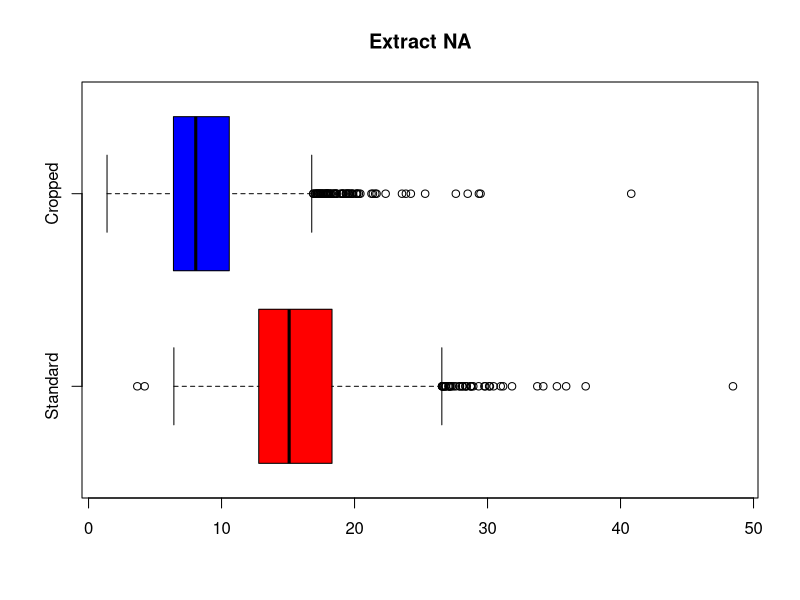
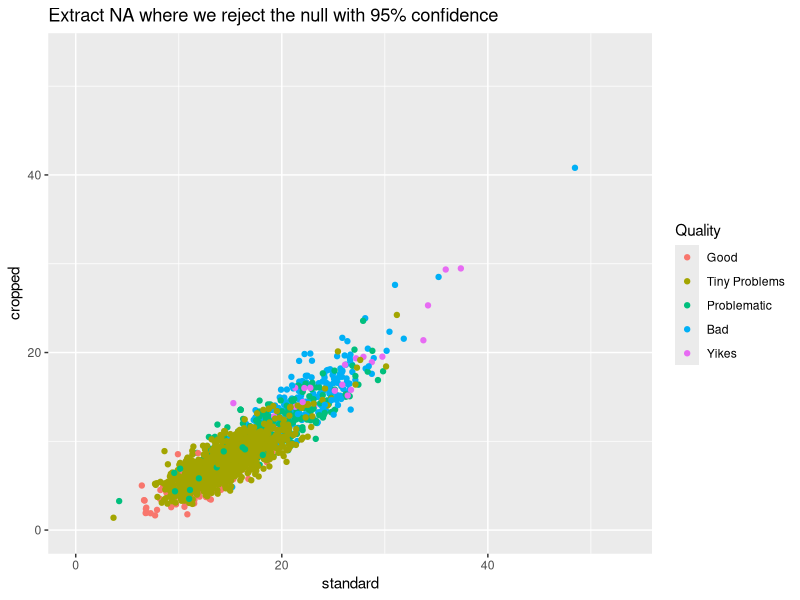
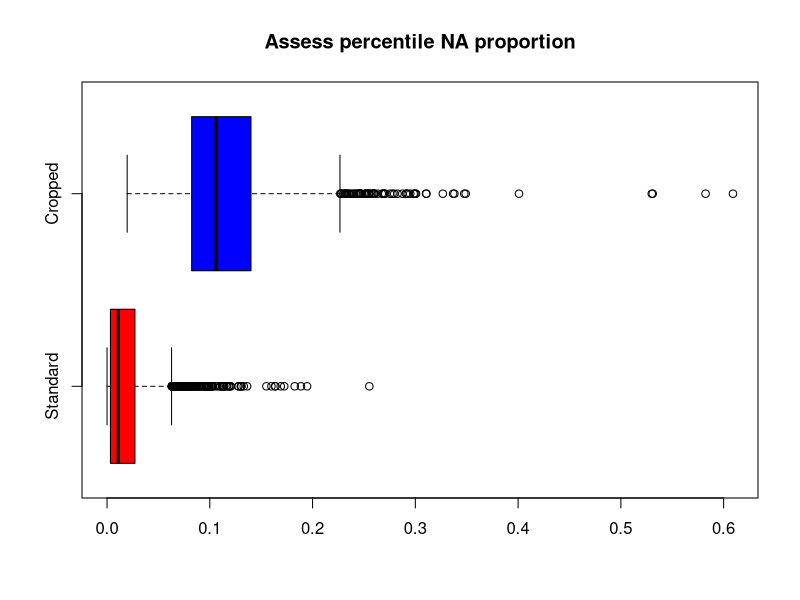
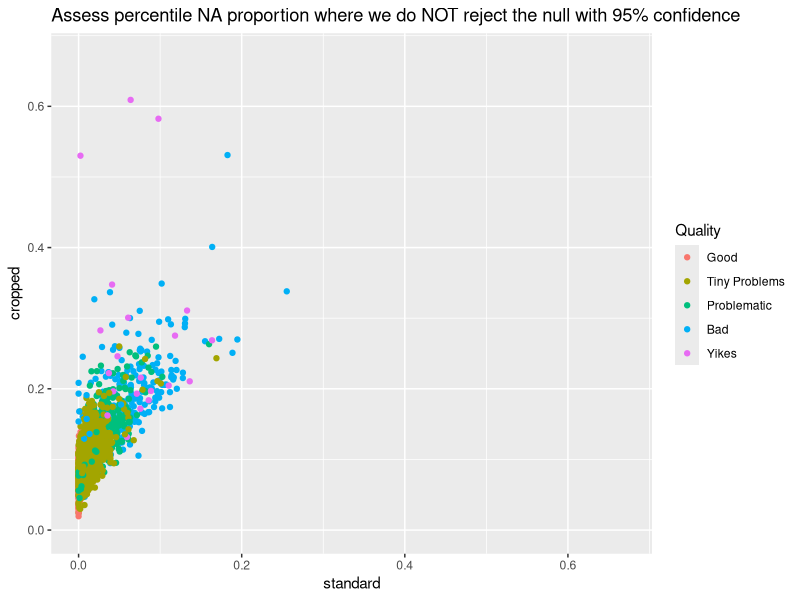
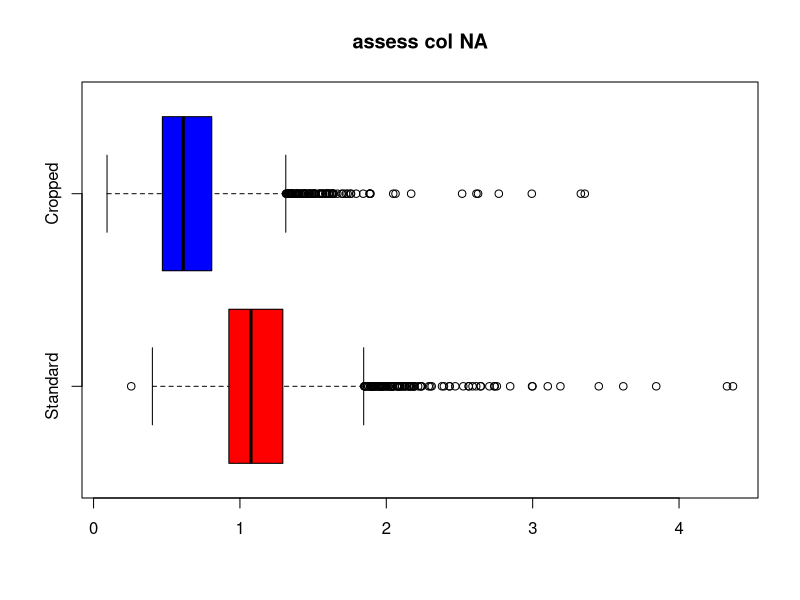
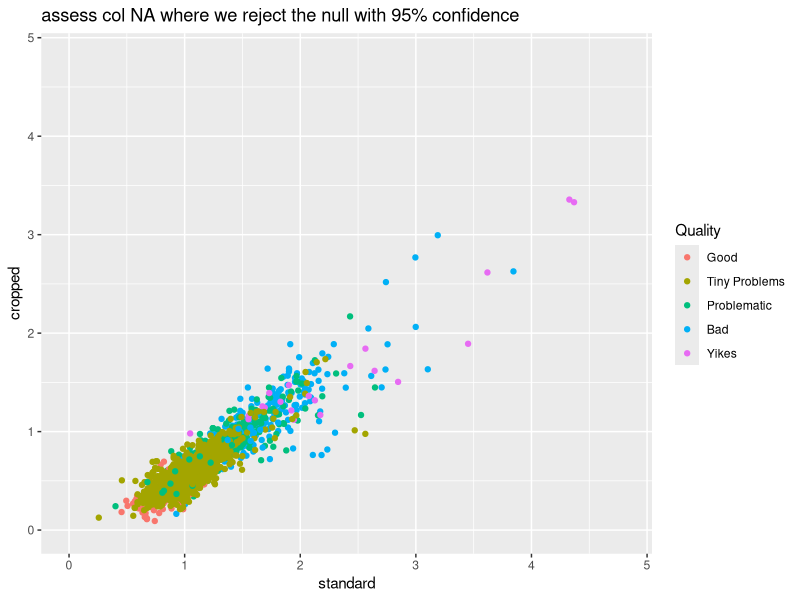
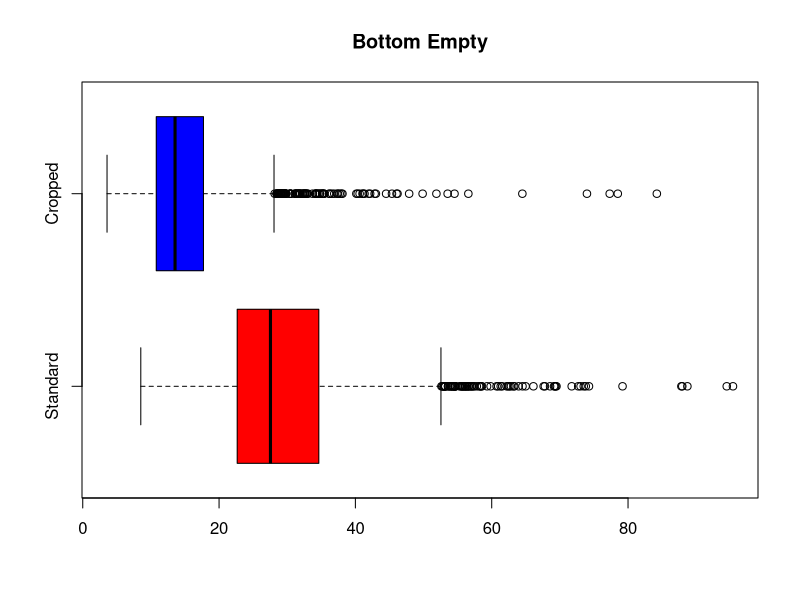
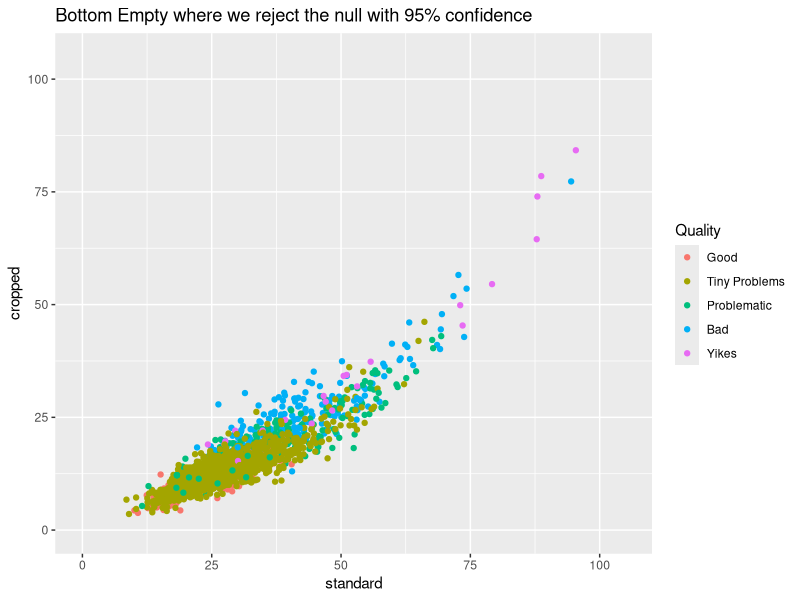

Recreate these plots in R, in order.
## ---- chunk 1
knitr::opts_chunk$set(echo = TRUE)
library(fastDummies)
library(tidyverse)
library(ggplot2)

## ---- chunk 2
setwd("C:/Users/black/Desktop/Craig")
full_data = read.csv("std_and_cropped_data_12_20_2022.csv", header = TRUE)

## ---- chunk 3

full_data = full_data %>% mutate(
  Quality = factor(Quality, levels=c("Good", "Tiny Problems", "Problematic", "Bad", "Yikes")),
  Problem = factor(Problem)
)

## ---- chunk 4
comparison <- function(standard, cropped, feature) {

scatTitle = paste(feature)
# mean difference test
SS = var(standard)
RR = qf(0.975, 1849, 1849)
SC = var(cropped)
ts = SS/SC
if (abs(ts) >= RR) {
  scatTitle = paste(scatTitle, "where we reject the null with 95% confidence")
} else {
  scatTitle = paste(scatTitle, "where we do NOT reject the null with 95% confidence")
}

upper = max(max(standard), max(cropped))
upper = upper * 1.1
scatty = full_data %>% ggplot(aes(x=standard, y=cropped, col=Quality)) +
  geom_point() +
  xlim(0,upper) +
  ylim(0,upper) +
  ggtitle(scatTitle)

boxy = boxplot(standard, cropped,
        horizontal = TRUE,
        main = feature,
        names = c("Standard", "Cropped"),
        col = c("red", "blue"))
        
print(scatty)
boxy
df = data.frame(min = numeric(),
                firstQ = numeric(),
                med = numeric(),
                mean = numeric(),
                thirdQ = numeric(),
                max = numeric())
print(paste("Summary Info of", feature))
df[1,] = summary(standard)
df[2,] = summary(cropped)
rownames(df) = c("Standard", "Cropped")
print(df)
}
## ---- chunk 5
comparison(full_data$extract_na, full_data$extract_na_cropped, feature = "Extract NA")
comparison(full_data$assess_percentile_na_proportion, full_data$assess_percentile_na_proportion_cropped, feature = "Assess percentile NA proportion")
comparison(full_data$assess_col_na, full_data$assess_col_na_cropped, feature = "assess col NA")
comparison(full_data$assess_bottomempty, full_data$assess_bottomempty_cropped, feature = "Bottom Empty")
comparison(full_data$assess_median_na_proportion, full_data$assess_median_na_proportion_cropped, feature = "Assess median NA proportion")
